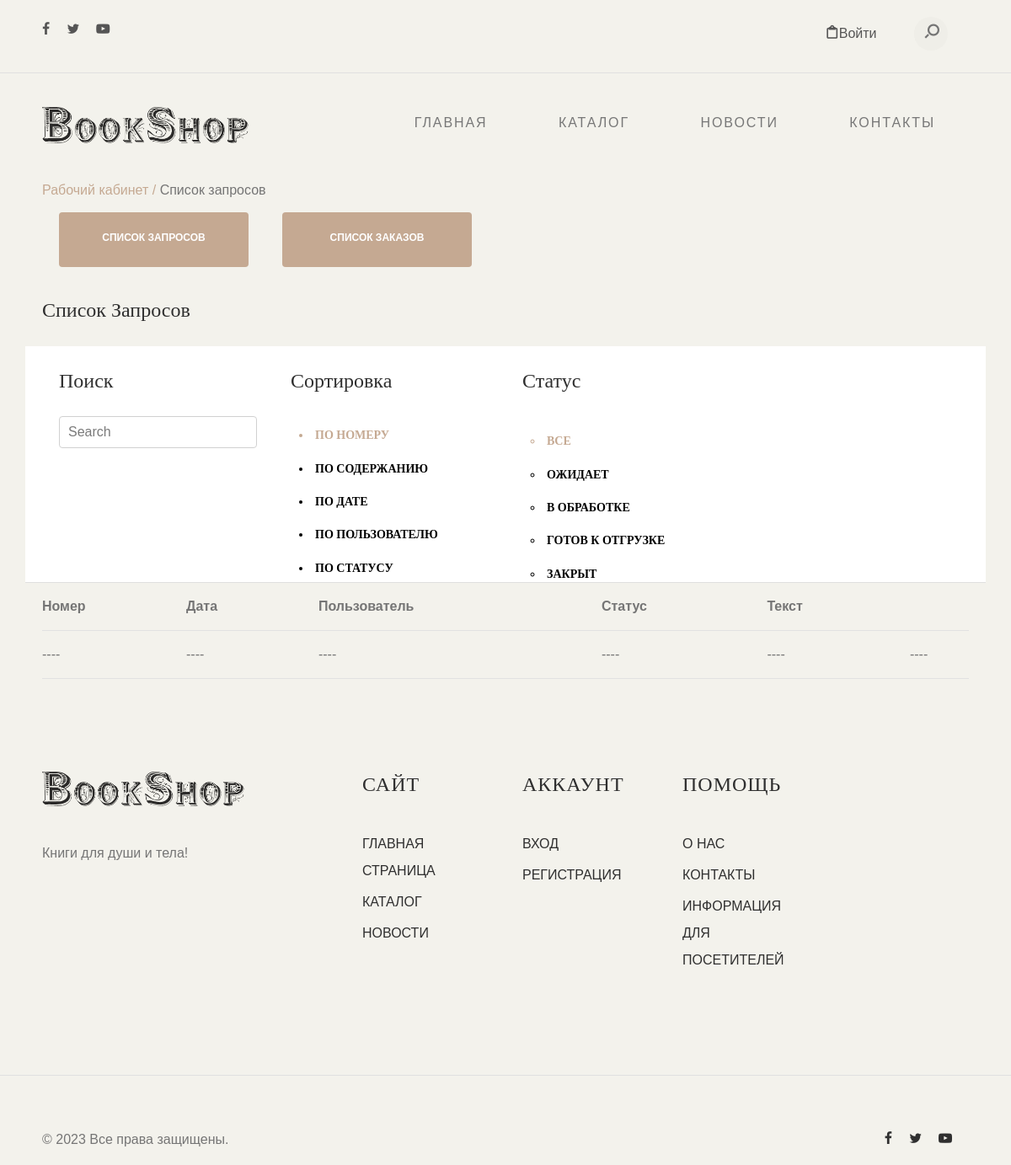
The app's page /search_list/, older data.
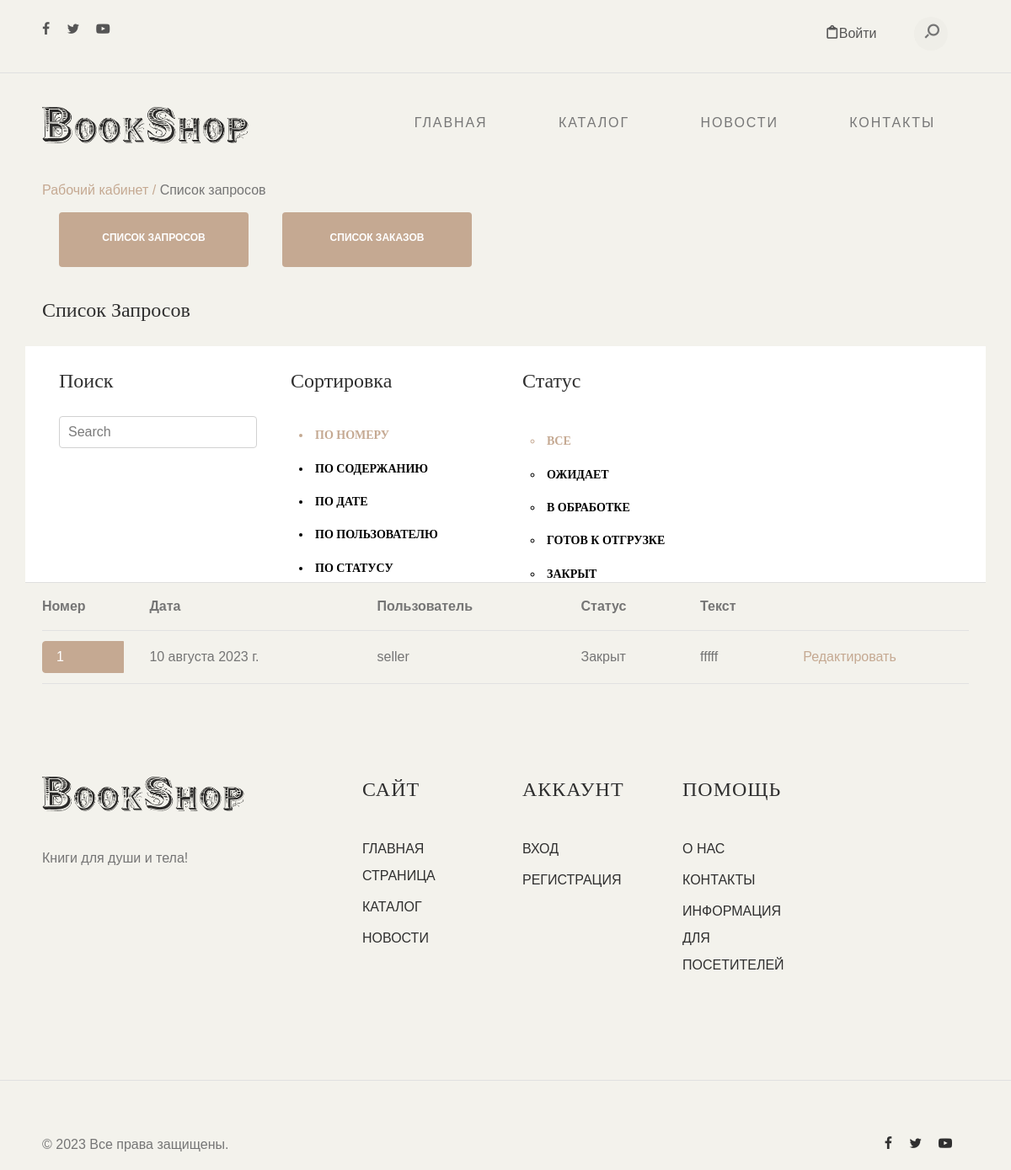
The same page, newer data.
### basketapp/models.py (models this page shows)
class Request(models.Model):
    text = models.TextField()
    create_date = models.DateField(auto_now_add=True)
    update_date = models.DateField(auto_now=True)
    status = models.CharField(max_length=20, choices=STATUS, default=DEFAULT_STATUS)
    user = models.ForeignKey(User, on_delete=models.CASCADE)
    def __str__(self):
        return f'{self.text[0:20]}'

### authapp/models.py (models this page shows, shortened)
class User(AbstractUser):
    NOT_SELECTED = '------'
    GENDER = {
        (NOT_SELECTED, '------'),
        ('М', 'М'),
        ('Ж', 'Ж')
    }
    DEFAULT = '------'
    GROUP_USER = {
        (DEFAULT, 'Customer'),
        ('Seller', 'Seller'),
        ('Moderator', 'Moderator')
    }
    gender = models.CharField(max_length=20, choices=GENDER, default=NOT_SELECTED)
    in_group = models.CharField(max_length=20, choices=GROUP_USER, default=DEFAULT)
    age = models.PositiveIntegerField(default=0)
    address = models.CharField(max_length=100)
    telephone = models.CharField(max_length=30)
    date_update = models.DateField(auto_now_add=True)

### sellerapp/views.py (the view, shortened to what this page needs)
# urls.py: path('search_list/', search_list, name='search_list'),
def search_list(request):
    if "s_sort" not in request.session:
        request.session["s_sort"] = "id"
    if "s_search" not in request.session:
        request.session["s_search"] = ""
    if "s_filter" not in request.session:
        request.session["s_filter"] = ""
    s_order = request.GET.get('s_sort')
    s_filter = request.GET.get('s_filter')
    if s_order:
        request.session["s_sort"] = s_order
    if s_filter:
        request.session["s_filter"] = s_filter
    s_query = request.GET.get('s_q')
    stop = request.GET.get('stop_search')
    stop_f = request.GET.get('stop_filter')
    if stop:
        request.session["s_search"] = ""
    if stop_f:
        request.session["s_filter"] = ""
    s_o_field = request.session["s_sort"]
    s_f_field = request.session["s_filter"]
    if s_filter:
        request.session["s_filter"] = s_filter
        if request.session["s_search"] == "":
            object_list = Request.objects.filter(
                Q(status__iregex=request.session["s_filter"])).order_by(request.session["s_sort"])
        else:
            object_list = Request.objects.filter(Q(status__iregex=request.session["s_filter"])).filter(
                Q(text__iregex=request.session["s_search"]) | Q(id__iregex=request.session["o_search"]) | Q(
                    create_date__iregex=request.session["s_search"])).order_by(request.session["s_sort"])
    else:
        if request.session["s_search"] == "":
            if request.session["s_filter"] == "":
                object_list = Request.objects.order_by(request.session["s_sort"])
            else:
                object_list = Request.objects.filter(
                    Q(status__iregex=request.session["s_filter"])).order_by(request.session["s_sort"])
    s_s_field = request.session["s_search"]
    items_per_page = 1
    paginator = Paginator(object_list, items_per_page)
    page_number = request.GET.get('page', 1)
    try:
        page_obj = paginator.get_page(page_number)
    except PageNotAnInteger:
        page_obj = paginator.get_page(1)
    except EmptyPage:
        page_obj = paginator.get_page(paginator.num_pages)
    context = {'object_list': object_list, 'page_obj': page_obj, 's_f_field': s_f_field, 's_o_field': s_o_field, 's_s_field': s_s_field}
    return render(request, 'sellerapp/search_list.html', context)

### sellerapp/templates/sellerapp/search_list.html (shortened to what the changed rows need)
{% extends 'mainapp/extends/base.html'%}
{% block  content %}
<section>
    <div class="container">
        <div class="row">
            <div class="col-md-12">
                <h2>Список запросов</h2>
            </div>
        </div>
    </div>
</section>
<section>
    <div class="container">
        <div class="row accordion-item">
            <div class="col-md-12">
                <div class="col-md-3">
                    <div class="colored">
                        <h2>Поиск</h2>
                    </div>
                </div>
                <div class="col-md-3">
                    <div class="colored">
                        <h2>Сортировка</h2>
                    </div>
                </div>
                <div class="col-md-3">
                    <div class="colored">
                        <h2>Статус</h2>
                    </div>
                </div>
            </div>
        </div>
        <table class="u-full-width">
            <thead>
            <tr>
                <th>Номер</th>
                <th>Дата</th>
                <th>Пользователь</th>
                <th>Статус</th>
                <th>Текст</th>
                <th></th>
            </tr>
            </thead>
            <tbody>
            {% if page_obj.object_list %}
            {% for request in page_obj.object_list %}
            <tr>
                <td class="page-item active"><a href="{% url 's_search_detail' request.id %}" class="page-link nav-link"
                >{{ request.id }}</a></td>
                <td>{{ request.create_date }}</td>
                <td>{{ request.user.username }}</td>
                <td>{{ request.status }}</td>
                <td>{{ request }}</td>
                <td>
                    <a href="{% url 's_search_detail' request.id %}" class="btn-black">Редактировать</a>
                </td>
            </tr>
            {% endfor %}
            {% else %}
            <tr>
                <td>----</td>
                <td>----</td>
                <td>----</td>
                <td>----</td>
                <td>----</td>
                <td>----</td>
            </tr>
            {% endif %}
            </tbody>
        </table>
    </div>
</section>
{% endblock %}

Row changes from the older to the newer data that the page shows:
added Request: id "1", create_date "10 августа 2023 г.", user.username "seller", status "Закрыт", text "fffff"
